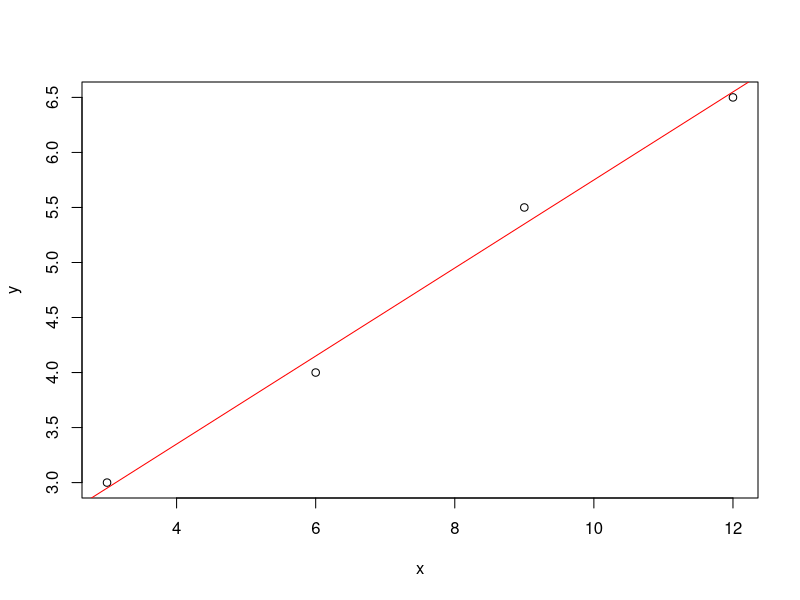
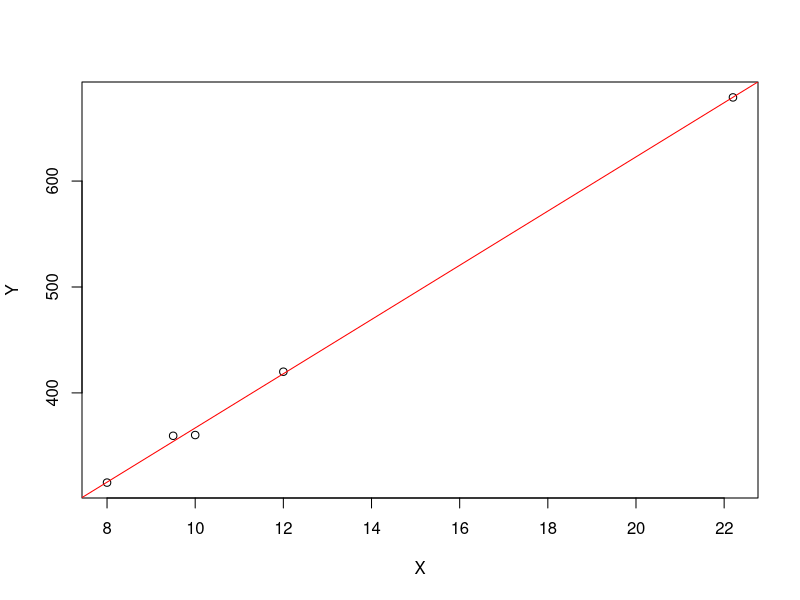
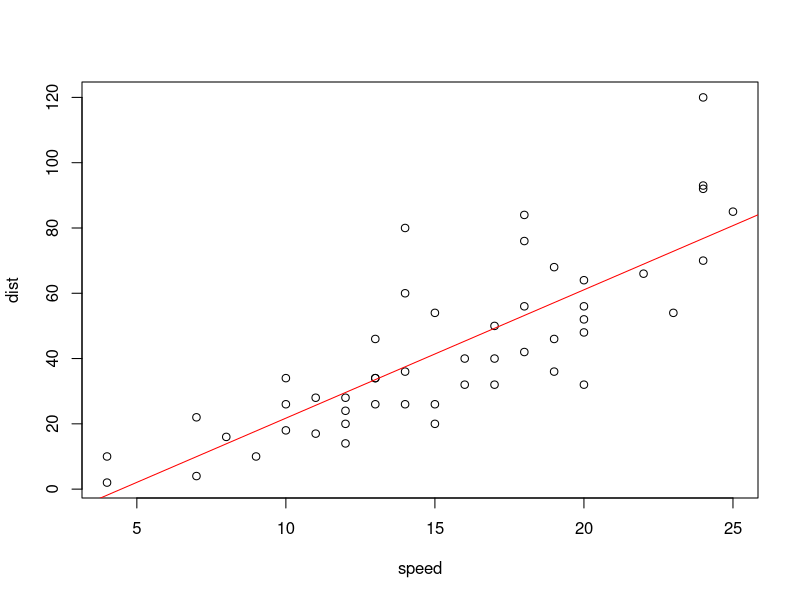
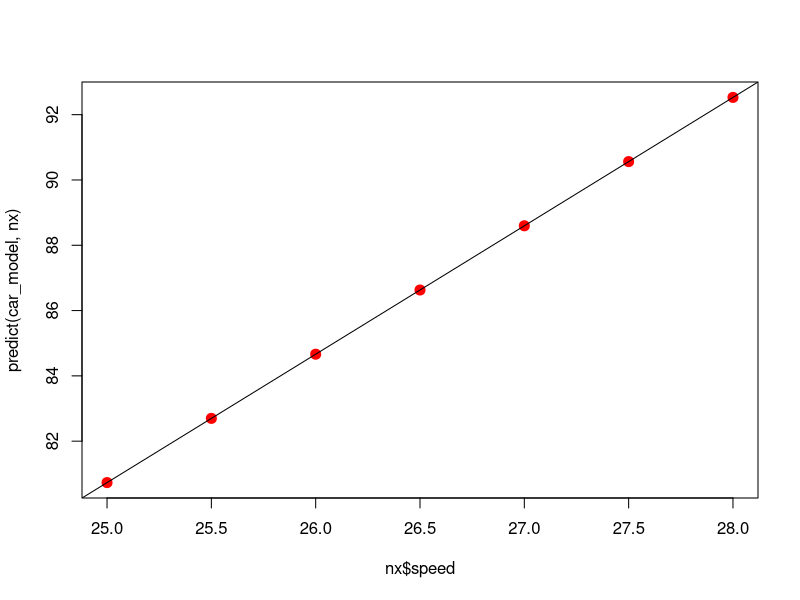
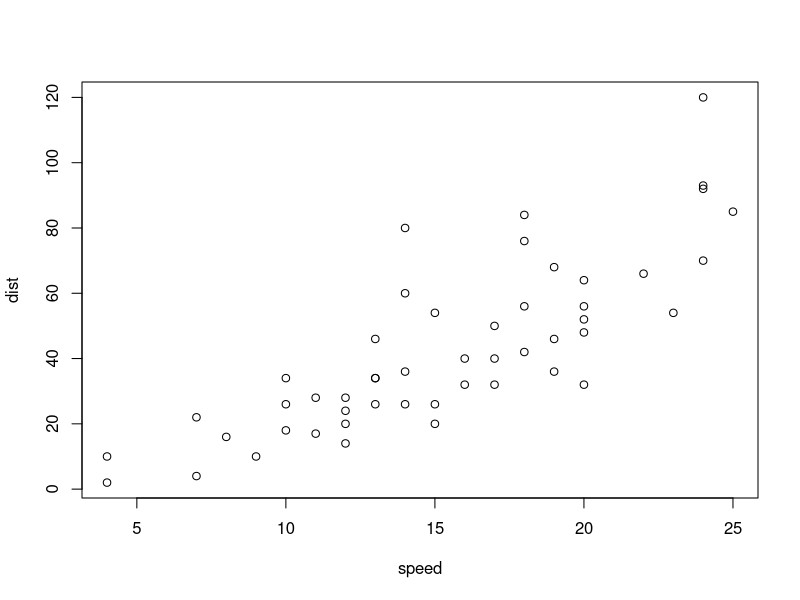
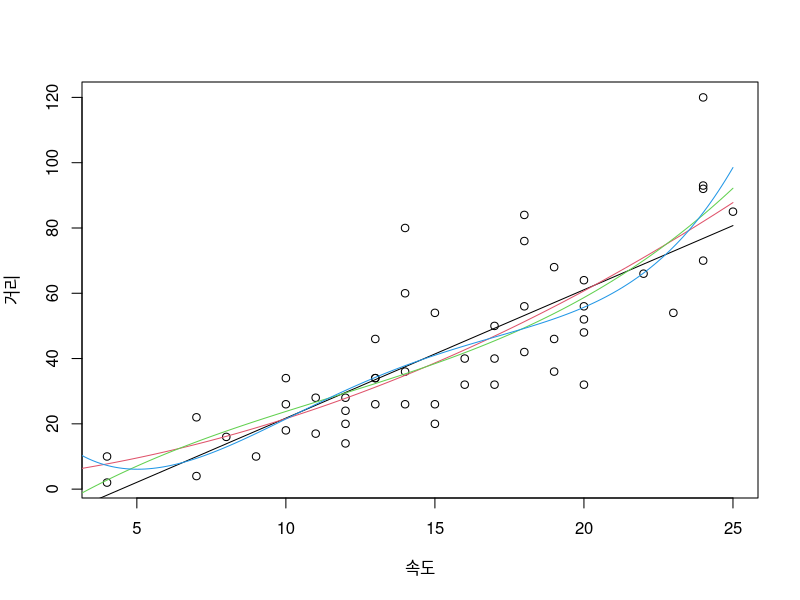
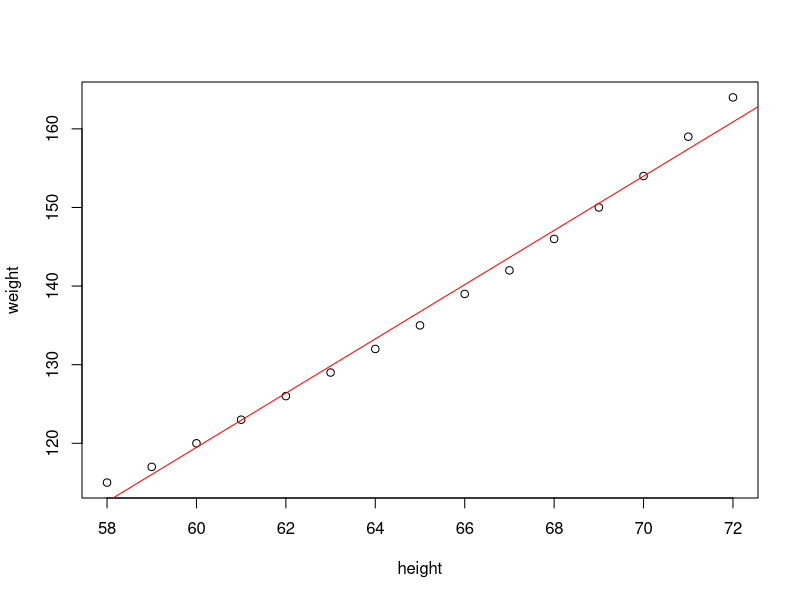
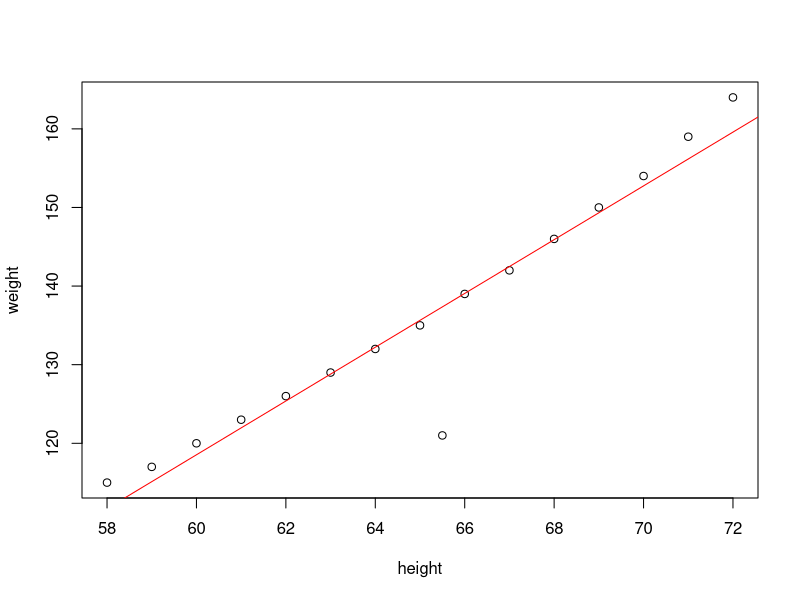

R code for these plots, in order:
##Ch13.Modeling & predict(모델링과 예측)

#통계학 : 어느 집단에 대한 경향이나특징을 알기 위해서 관측하거나 조사하거나 실험한 결과를 숫자나 문자(자료ㅡ 데이터)로 정리한것.
#통계학-기술통계학;자료를 정리 , 표나 그래프, 평균값이나 중앙값ㅣㅣ
#      -수리통계학 = 추측통계학(확률이용):빈도론: 추정, 검정 분산분석
#                                       -베이즈 통계: 베이즈 추정, 베이즈네트워크, 베이즈검정


#      -다변량해석(벡터와 행렬 이용)

#통계학에서 다르는 데이터 종류
#(1)연속데이터 : 연속적인 수치로 나타낸 데이터 - 키, 체중, 시간, 혈압, 경제성장률
#   이산데이터: 연속적이지 않은 수치데이터 - 주사위눈, 연령, 테스트점수

#(2) 질적인 데이터 = 명목척도: 남자1, 여자2
#                    순서척도 : 영업실적3위
#(3) 1차 데이터 : 원래 특정 문제를 수행하기 위해서 수집된 데이터
#    2차데이터 : 다른곳에서 입수한 데이터

#(4) 정형데이터 : DB데이터, 엑셀데이터
#    비정형데이터: 이미지데이터터

##회귀분석 (Regression Analysis): 훈련집합을 가지고 모델을 구하는 것 
#                               독립변수(x)가 변할 때 종속변수(y)가 어떻게 변하는지 수식으로 표현한것.


######1. Modeling & Predict
#Modeling: 우리가 살고있는 현실세계에서 일어나는 현상을 수학식으로 표현한 것.
#          훈련집합을 이용해서 최적의 모델을 찾아내는 과정
#모델링을 통해서 모델을 알면 새로운 사실을 예측할 수 있다.  
#(예)영업사원
#   조건 : 100만원 기본급 , 1대 팔때마다 90만원을 추가로 받음

#   모델 : Y= 90*X+100(단위:만원)
#Y:종속변수,반응변수  X:독립변수,설명변수 90:계수 

#Training Set(훈련집합):주어진 데이터 
#X={x1,x2,x3,,,xn}, Y={y1y2,y3,,,yn}

#i번째 관측(observation) or i번째 sample:: (xi,yi)
#ground truth: 정답 
#계수(coefficient)
#coefficent(계=parameter): 90만원, 100만원 


####2. 현실 세계으 ㅣ모델링 
#:월급읨 모델링보다 현실 대단히 복잡, 
# 현실세계는 불확실성과 측정오차로 가득함

#(예) 자극과 반응
#학교 실험과목에서 전기 자극에 따른 이동거리를 모델링 실습
#전기량:X, 이동거리 :Y
#x={3.0,6.0,9.0,12.0}
#Y= {3.0,4.0,5.5,6.5}
#3=3*x+a 4=6*x+a 5.5=9*x+a 6.5=12*x+a 
##=> 여기에 만족하는 x값이 없음. 종속변수도 오차=> 선형모형으로 해서 오차를 허용
#오차: 오차제곱의 평균 , 평균 제곱오차 
#모델적합 예측함수: lm(종속변수~설명변수)

x=c(3.0,6.0,9.0,12.0) #설명변수
y=c(3.0,4.0,5.5,6.5) #
m=lm(y~x) #모델적합(학습):linear model regression
m #y=0.40*x+1.75 #Intercept:절편, 
plot(x,y)
abline(m,col='red')

coef(m) #coefficient 매개변수 값을 알려줌 
fitted(m) #훈련집합에 있는 sample에 대한 예측값 
residuals(m) #잔차:실제값-예측값 
deviance(m)#잔차 제곱의 합(+,-)때문에 제곱
deviance(m)/length(x)#평균제곱오차

summary(m)#모델의 상세분석 

###예측 
#predict()

#3개의 sample 새로 발생했을 떄 : 1.2,2.0,20.65
newx=data.frame(x=c(1.2,2.0,20.65))
predict(m,newdata = newx)

###########연습문제
X=c(10.0,12.0,9.5,22.2,8.0)
Y=c(360.2,420.0,359.5,679.0,315.3)

m=lm(Y~X)
m #y=25.59x+110.97
plot(X,Y)
abline(m,col='red')
deviance(m)#잔차 제곱의 합(+,-)때문에 제곱
deviance(m)/length(x)#평균제곱오차


newX=data.frame(X=c(10.5,25.0,15.0))
predict(m,newdata = newX)

##04. 단순선형회귀의 전용:cars 데이터
#cars:자동차의 속도(설명변수:x)에 따른 제동거리(반응변수:y)
cars
str(cars    )
head(cars)
plot(cars)

#단순선형회귀:lm()=>modeling
car_model=lm(dist~speed, data=cars)
coef(car_model)
abline(car_model, col="red")

#model:dist=3.9speed=17.58

##prediction(예측)
fitted(car_model)# 훈련집합에 있는 데이터에 대해 예측수행 
#=> speed가 7일떄 dist 가 21.7449~
residuals(car_model)


#데이터 하나 입력하는 경우
nx1=data.frame(speed=c(21.5))
predict(car_model,nx1)

#여러개의 데이터 추가입력
nx2=data.frame(speed=c(25.0,25.5,26.0,26.5,27.0,27.5,28.0))
predict(car_model,nx2)

#결과그래프그리기
nx=data.frame(speed=c(25.0,25.5,26.0,26.5,27.0,27.5,28.0))
plot(nx$speed,predict(car_model,nx),col='red',cex=2,pch=20)
abline(car_model)
plot(cars)

###고차 다항식을 적용하고 분산분석(ANOVA:Analysis Of Variance)
#anova(): 분산분석 모델을 평가하거나 모델비교를 위해서 사용
#lm():1차방정식, 직선사용
#lm(dist~poly(speed,i)) : speed i 항으로 갖는 i차방정식사용

plot(cars,xlab='속도',ylab='거리')
x=seq(0,25,length.out = 200)#예측할 지점
for(i in 1:4){
  m=lm(dist~poly(speed,i), data=cars)
  assign(paste('m',i,sep='.'),m)
  lines(x,predict(m,data.frame(speed=x)),col=i)
}

anova(m.1,m.2,m.3,m.4)

#########05.모델통계량의 해석(비교)
#비교를 통해서 통계량 해석 
women
cars 
str(women)
women_model=lm(weight~height, data=women)
coef(women_model)
# model : weight=3.45*height-87.51667

plot(women)
abline(women_model, col="red")
summary(women_model)


#cars모델
car_model=lm(dist~speed, data=cars)
summary(car_model)


###연습문제::단순선형회귀 
#women 데이터에 이상갑승로 height=65.5, weight=121이라는 샘플 추가 .새로운 데이터를 훈련집합으로 사용. lm으로 모델링하고 모델 그리기
women_test<-women
women_test
wo1=data.frame(height=c(65.5),weight=c(121))
women_test<-rbind(women_test,wo1)

women_test_model=lm(weight~height, data=women_test)
coef(women_test_model)
# model : weight=3.45*height-87.51667

plot(women_test)
abline(women_test_model, col="red")
summary(women_test_model)

#####t-value:각 독립변수의 유의성을 확인하기 위한 통계량 

##car 데이터에서 20,22,23번째 샘플을 제거하라
#새로운 데이터를 훈련집합으로 사용하여 lm으로 모델링하고 모델을 위 그림처럼 그려라 .
#이 데이터에 대해 통계량 분석을 하고 원래 cars데이터와 비교하고 해석하라.

car_test<-cars
car_test<-car_test[c(-20,-22,-23),]
str(cars)
str(car_test)

cars_test_model=lm(dist~speed, data=car_test)
coef(women_test_model)


plot(car_test)
abline(cars_test_model, col="red")
summary(cars_test_model)

summary(car_model)

#Pr(> |t|)열은 t 분포를 사용하여 각 변수가 얼마나 유의한지를 알려준다.
#0.0123 * - 원래의 cars 데이터의 Pr(> |t|)
#0.00288 ** - 3개의 데이터를 제거한 cars데이터의 Pr(> |t|)

#=>dist의 Pr(> |t|)이 더 줄어들었다.(더 유의해짐)

##########06.다중선형회귀분석
#(Multiple Linear Regression Analysis)
# 다중선형회귀::y=ax+bz+1
#             :설명변수가 2개이상인 선형회귀
#단순선형회귀: y=ax+1

#(예)전기자극에 대해서 물체의 이동거리를 모델링
#전기량:x, 물체의 무게:u, 이동거리:y
#x={(3.0,10.0),(6.0,10.0),(3.0,20.0),(6.0,20.0)}
#y={4.65,5.9,6.7,8.02}

library(scatterplot3d)
x=c(3.0,6.0,3.0,6.0)
u=c(10.0,10.0,20.0,20.0)
y=c(4.65,5.9,6.7,8.02)


scatterplot3d(x,u,y,xlim=2:7,ylim =7:23, zlim = 0:10, pch = 20, type = 'h' )

m=lm(y~x+u)
coef(m)

#y=0.4x+0.2u

s=scatterplot3d(x,u,y,xlim=2:7,ylim =7:23, zlim = 0:10, pch = 20, type = 'h' )
s$plane3d(m) #적합도
fitted(m)  #잔차
residuals(m)#잔차의 제곱합
deviance(m)/length(x) #평균제곱오차 

#추가해서 예측하기
nx=c(7.5,5.0)
nu=c(15.0,12.0)
new_data=data.frame(x=nx,u=nu)
ny=predict(m,newdata = new_data)
ny

s=scatterplot3d(nx,nu,ny,xlim=0:10,ylim =7:23, zlim = 0:10, pch = 20, type = 'h' ,angle = 60,color = 'red')
s$plane3d(m) #적합도


##############07.다중선형회귀의 적용:: trees
trees
str(trees)
#trees dataset:: 벚나무 31개 각각에 대해 지름(Girth), 키, 목재의 부피 변수
#trees: 지름(설명변수)과 키(설명변수)를 가지고 부피(반응변수)예측하기

##다중선형회귀
summary(trees)
scatterplot3d(trees$Girth, trees$Height, trees$Volume,color = 'blue',angle = 60)
m=lm(Volume~Girth+Height, data=trees)
m
coef(m)
#y=4.7x+0.3z-57.99

s=scatterplot3d(trees$Girth, trees$Height, trees$Volume,color = 'blue',angle = 20,pch = 20,type = 'h')

ndata=data.frame(Girth=c(8.5,13.0,19.0), Height=c(72,86,85))
predict(m,newdata = ndata)




s$plane3d(m) #적합도
fitted(m)  #잔차
residuals(m)#잔차의 제곱합
deviance(m)/length(trees$Girth) #평균제곱오차 
